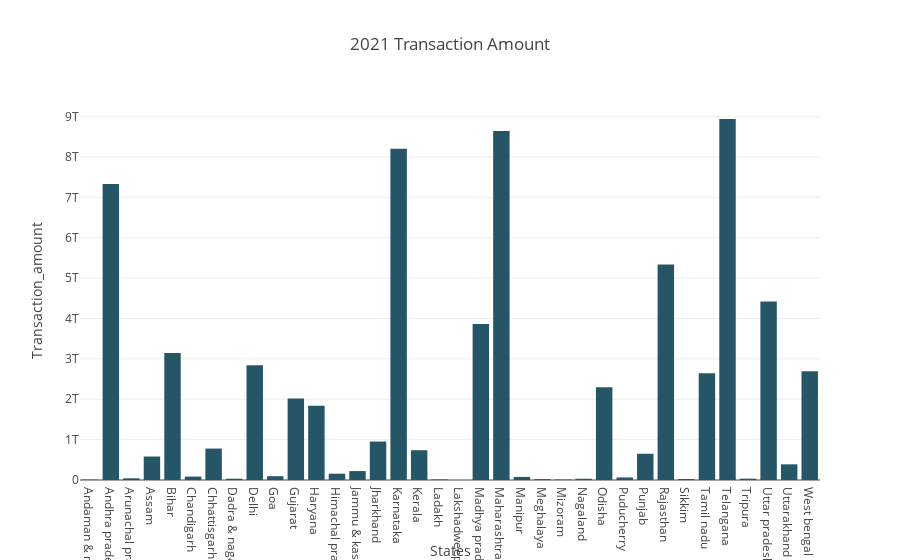
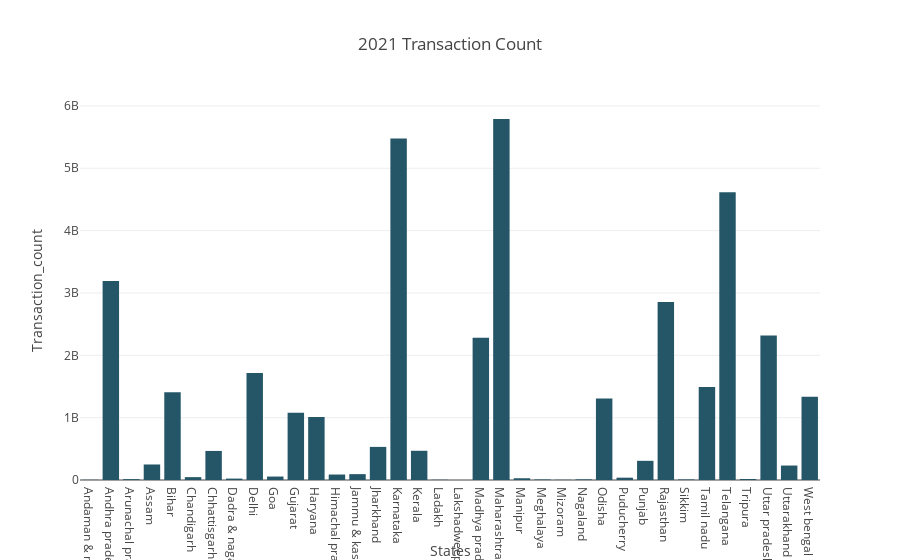
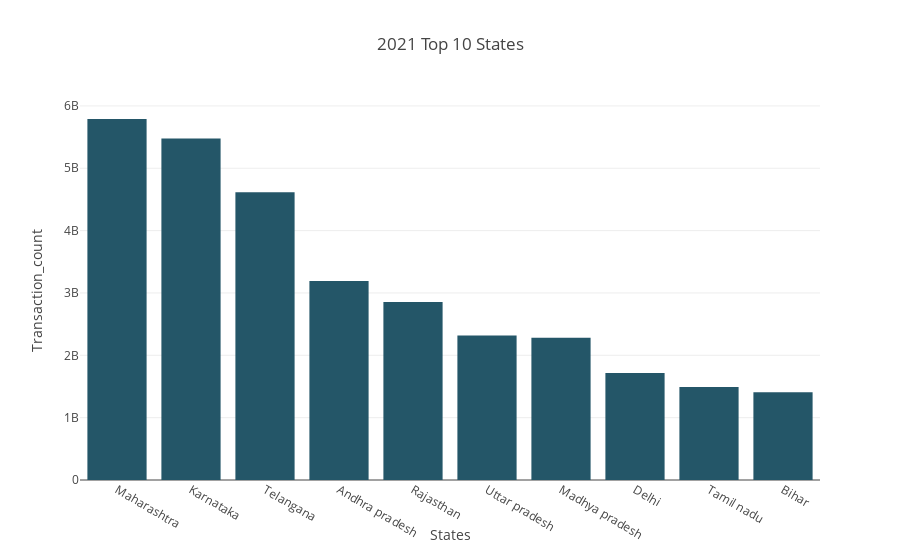
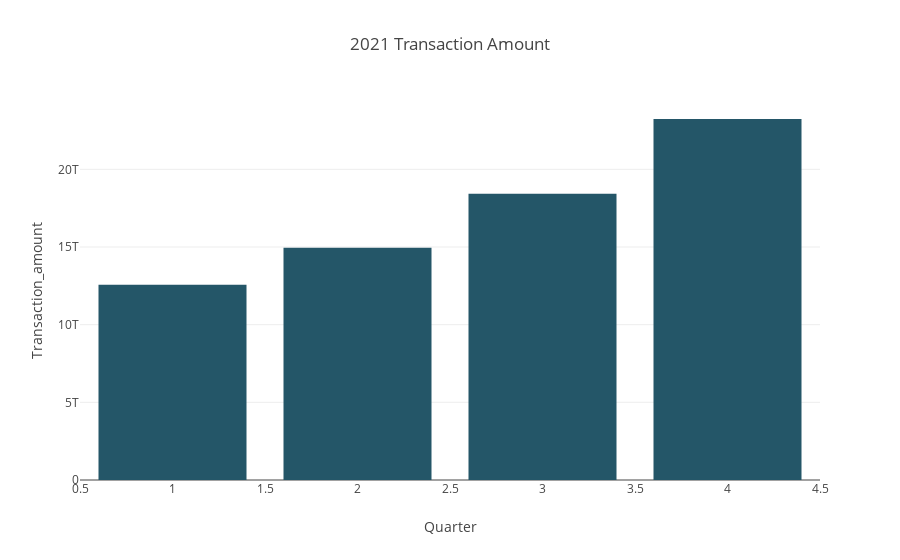

The cell these charts' notebook holds for them, in order:
### Code cell
def input_year (Year):
    
    EDA1 = Aggregated_transaction[Aggregated_transaction["Years"] == Year]
    EDA1.reset_index(drop= True, inplace=True)
    EDA1 = EDA1.groupby("States")[["Transaction_count", "Transaction_amount"]].sum()
    EDA1 = EDA1.reset_index()   

    agg_trans_amount = px.bar(EDA1, x = "States", y = "Transaction_amount", title = f"{Year} Transaction Amount", color_discrete_sequence=px.colors.sequential.Aggrnyl)
    agg_trans_amount.show()
    agg_trans_count = px.bar(EDA1, x = "States", y = "Transaction_count", title = f"{Year} Transaction Count", color_discrete_sequence=px.colors.sequential.Aggrnyl)
    agg_trans_count.show()

    top = EDA1.sort_values(by=["Transaction_count"], ascending=0)
    top = top.head(10)
    
    agg_top = px.bar(top, x = "States", y = "Transaction_count", title = f"{Year} Top 10 States", color_discrete_sequence=px.colors.sequential.Aggrnyl)
    agg_top.show()
    
    
    Quarter_Data = Aggregated_transaction[Aggregated_transaction["Years"] == Year]
    Quarter_Data.reset_index(drop= True, inplace=True)
    Quarter_Data = Quarter_Data.groupby("Quarter")[["Transaction_count", "Transaction_amount"]].sum()
    Quarter_Data = Quarter_Data.reset_index()
    agg_amount = px.bar(Quarter_Data, x = "Quarter", y = "Transaction_amount", title = f"{Year} Transaction Amount", color_discrete_sequence=px.colors.sequential.Aggrnyl)
    agg_amount.show()
    agg_count = px.bar(Quarter_Data, x = "Quarter", y = "Transaction_count", title = f"{Year} Transaction Count", color_discrete_sequence=px.colors.sequential.Aggrnyl)
    agg_count.show()


    Data_Type = Aggregated_transaction[Aggregated_transaction["Years"] == Year]
    Data_Type.reset_index(drop= True, inplace=True)
    Data_Type = Data_Type.groupby("Transaction_type")[["Transaction_count", "Transaction_amount"]].sum()
    Data_Type = Data_Type.reset_index()
    agg_amount = px.bar(Data_Type, x = "Transaction_type", y = "Transaction_amount", title = f"{Year} Transaction Amount", color_discrete_sequence=px.colors.sequential.Aggrnyl)
    agg_amount.show()
    agg_count = px.bar(Data_Type, x = "Transaction_type", y = "Transaction_count", title = f"{Year} Transaction Count", color_discrete_sequence=px.colors.sequential.Aggrnyl)
    agg_count.show()

input_year (2021)

### Figure 1 — Plotly figure (JSON) as saved in the notebook; plotly's stock layout.template omitted (floating-point values rounded to 4 significant figures)
{"data": [{"alignmentgroup": "True", "hovertemplate": "States=%{x}<br>Transaction_amount=%{y}<extra></extra>", "legendgroup": "", "marker": {"color": "rgb(36, 86, 104)", "pattern": {"shape": ""}}, "name": "", "offsetgroup": "", "orientation": "v", "showlegend": false, "textposition": "auto", "type": "bar", "x": ["Andaman & nicobar ", "Andhra pradesh", "Arunachal pradesh", "Assam", "Bihar", "Chandigarh", "Chhattisgarh", "Dadra & nagar haveli & daman & diu", "Delhi", "Goa", "Gujarat", "Haryana", "Himachal pradesh", "Jammu & kashmir", "Jharkhand", "Karnataka", "Kerala", "Ladakh", "Lakshadweep", "Madhya pradesh", "Maharashtra", "Manipur", "Meghalaya", "Mizoram", "Nagaland", "Odisha", "Puducherry", "Punjab", "Rajasthan", "Sikkim", "Tamil nadu", "Telangana", "Tripura", "Uttar pradesh", "Uttarakhand", "West bengal"], "xaxis": "x", "y": [9850976162, 7327329303864, 41783678446, 580808810176, 3143976559826, 84407122630, 778287666604, 31990159722, 2842846146674, 93751558350, 2017740082868, 1838726693764, 156125328050, 220953572792, 952180261112, 8203177144298, 737032150630, 13556397580, 288455190, 3860669637348, 8639236372144, 76050897092, 21733796772, 10936788904, 30380490164, 2296587244576, 63103540998, 649849265472, 5335282187828, 23657374864, 2642173521100, 8938729825274, 33329118330, 4418863776192, 387909224434, 2694094244108], "yaxis": "y"}], "layout": {"barmode": "relative", "legend": {"tracegroupgap": 0}, "title": {"text": "2021 Transaction Amount"}, "xaxis": {"anchor": "y", "domain": [0, 1], "title": {"text": "States"}}, "yaxis": {"anchor": "x", "domain": [0, 1], "title": {"text": "Transaction_amount"}}}}

### Figure 2 — Plotly figure (JSON) as saved in the notebook; plotly's stock layout.template omitted (floating-point values rounded to 4 significant figures)
{"data": [{"alignmentgroup": "True", "hovertemplate": "States=%{x}<br>Transaction_count=%{y}<extra></extra>", "legendgroup": "", "marker": {"color": "rgb(36, 86, 104)", "pattern": {"shape": ""}}, "name": "", "offsetgroup": "", "orientation": "v", "showlegend": false, "textposition": "auto", "type": "bar", "x": ["Andaman & nicobar ", "Andhra pradesh", "Arunachal pradesh", "Assam", "Bihar", "Chandigarh", "Chhattisgarh", "Dadra & nagar haveli & daman & diu", "Delhi", "Goa", "Gujarat", "Haryana", "Himachal pradesh", "Jammu & kashmir", "Jharkhand", "Karnataka", "Kerala", "Ladakh", "Lakshadweep", "Madhya pradesh", "Maharashtra", "Manipur", "Meghalaya", "Mizoram", "Nagaland", "Odisha", "Puducherry", "Punjab", "Rajasthan", "Sikkim", "Tamil nadu", "Telangana", "Tripura", "Uttar pradesh", "Uttarakhand", "West bengal"], "xaxis": "x", "y": [3344106, 3193603314, 14086718, 248939534, 1406668314, 45872130, 466162578, 22673764, 1717920470, 55196412, 1077703386, 1012160616, 87657924, 93934116, 530857104, 5478937030, 468718764, 3792610, 98618, 2282129192, 5790164576, 28037290, 8390328, 3511546, 10189926, 1309145470, 37102710, 307669864, 2856228616, 9043684, 1492456992, 4614632390, 15715490, 2318299988, 232024796, 1333788074], "yaxis": "y"}], "layout": {"barmode": "relative", "legend": {"tracegroupgap": 0}, "title": {"text": "2021 Transaction Count"}, "xaxis": {"anchor": "y", "domain": [0, 1], "title": {"text": "States"}}, "yaxis": {"anchor": "x", "domain": [0, 1], "title": {"text": "Transaction_count"}}}}

### Figure 3 — Plotly figure (JSON) as saved in the notebook; plotly's stock layout.template omitted (floating-point values rounded to 4 significant figures)
{"data": [{"alignmentgroup": "True", "hovertemplate": "States=%{x}<br>Transaction_count=%{y}<extra></extra>", "legendgroup": "", "marker": {"color": "rgb(36, 86, 104)", "pattern": {"shape": ""}}, "name": "", "offsetgroup": "", "orientation": "v", "showlegend": false, "textposition": "auto", "type": "bar", "x": ["Maharashtra", "Karnataka", "Telangana", "Andhra pradesh", "Rajasthan", "Uttar pradesh", "Madhya pradesh", "Delhi", "Tamil nadu", "Bihar"], "xaxis": "x", "y": [5790164576, 5478937030, 4614632390, 3193603314, 2856228616, 2318299988, 2282129192, 1717920470, 1492456992, 1406668314], "yaxis": "y"}], "layout": {"barmode": "relative", "legend": {"tracegroupgap": 0}, "title": {"text": "2021 Top 10 States"}, "xaxis": {"anchor": "y", "domain": [0, 1], "title": {"text": "States"}}, "yaxis": {"anchor": "x", "domain": [0, 1], "title": {"text": "Transaction_count"}}}}

### Figure 4 — Plotly figure (JSON) as saved in the notebook; plotly's stock layout.template omitted (floating-point values rounded to 4 significant figures)
{"data": [{"alignmentgroup": "True", "hovertemplate": "Quarter=%{x}<br>Transaction_amount=%{y}<extra></extra>", "legendgroup": "", "marker": {"color": "rgb(36, 86, 104)", "pattern": {"shape": ""}}, "name": "", "offsetgroup": "", "orientation": "v", "showlegend": false, "textposition": "auto", "type": "bar", "x": [1, 2, 3, 4], "xaxis": "x", "y": [12568486916992, 14952931933230, 18433392175932, 23242588348184], "yaxis": "y"}], "layout": {"barmode": "relative", "legend": {"tracegroupgap": 0}, "title": {"text": "2021 Transaction Amount"}, "xaxis": {"anchor": "y", "domain": [0, 1], "title": {"text": "Quarter"}}, "yaxis": {"anchor": "x", "domain": [0, 1], "title": {"text": "Transaction_amount"}}}}
